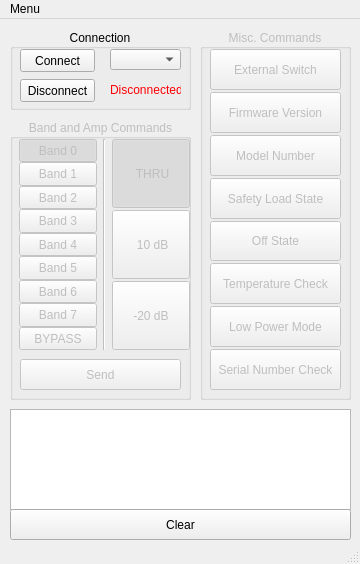
<?xml version="1.0" encoding="UTF-8"?>
<ui version="4.0">
 <class>MainWindow</class>
 <widget class="QMainWindow" name="MainWindow">
  <property name="geometry">
   <rect>
    <x>0</x>
    <y>0</y>
    <width>360</width>
    <height>564</height>
   </rect>
  </property>
  <property name="minimumSize">
   <size>
    <width>360</width>
    <height>564</height>
   </size>
  </property>
  <property name="maximumSize">
   <size>
    <width>360</width>
    <height>564</height>
   </size>
  </property>
  <property name="windowTitle">
   <string>Lexatys Simple Controller</string>
  </property>
  <widget class="QWidget" name="centralwidget">
   <widget class="QGroupBox" name="connection_group">
    <property name="geometry">
     <rect>
      <x>10</x>
      <y>10</y>
      <width>181</width>
      <height>81</height>
     </rect>
    </property>
    <property name="title">
     <string>Connection</string>
    </property>
    <property name="alignment">
     <set>Qt::AlignCenter</set>
    </property>
    <widget class="QPushButton" name="connect_button">
     <property name="geometry">
      <rect>
       <x>10</x>
       <y>20</y>
       <width>75</width>
       <height>23</height>
      </rect>
     </property>
     <property name="text">
      <string>Connect</string>
     </property>
    </widget>
    <widget class="QPushButton" name="disconnect_button">
     <property name="geometry">
      <rect>
       <x>10</x>
       <y>50</y>
       <width>75</width>
       <height>23</height>
      </rect>
     </property>
     <property name="text">
      <string>Disconnect</string>
     </property>
    </widget>
    <widget class="QComboBox" name="com_choice">
     <property name="geometry">
      <rect>
       <x>100</x>
       <y>20</y>
       <width>71</width>
       <height>21</height>
      </rect>
     </property>
    </widget>
    <widget class="QLabel" name="connection_label">
     <property name="geometry">
      <rect>
       <x>100</x>
       <y>50</y>
       <width>71</width>
       <height>21</height>
      </rect>
     </property>
     <property name="styleSheet">
      <string notr="true">color: rgb(255, 0, 4);</string>
     </property>
     <property name="text">
      <string>Disconnected!</string>
     </property>
    </widget>
   </widget>
   <widget class="QGroupBox" name="band_amp_commands">
    <property name="enabled">
     <bool>false</bool>
    </property>
    <property name="geometry">
     <rect>
      <x>10</x>
      <y>100</y>
      <width>181</width>
      <height>281</height>
     </rect>
    </property>
    <property name="title">
     <string>Band and Amp Commands</string>
    </property>
    <property name="alignment">
     <set>Qt::AlignCenter</set>
    </property>
    <widget class="QWidget" name="horizontalLayoutWidget">
     <property name="geometry">
      <rect>
       <x>9</x>
       <y>20</y>
       <width>171</width>
       <height>211</height>
      </rect>
     </property>
     <layout class="QHBoxLayout" name="band_amp_group">
      <item>
       <layout class="QVBoxLayout" name="band_group">
        <property name="spacing">
         <number>0</number>
        </property>
        <item>
         <widget class="QPushButton" name="band_radio_1">
          <property name="sizePolicy">
           <sizepolicy hsizetype="Minimum" vsizetype="Minimum">
            <horstretch>0</horstretch>
            <verstretch>0</verstretch>
           </sizepolicy>
          </property>
          <property name="text">
           <string>Band 0</string>
          </property>
          <property name="checkable">
           <bool>true</bool>
          </property>
          <property name="checked">
           <bool>true</bool>
          </property>
          <attribute name="buttonGroup">
           <string notr="true">Bypass_group</string>
          </attribute>
         </widget>
        </item>
        <item>
         <widget class="QPushButton" name="band_radio_2">
          <property name="sizePolicy">
           <sizepolicy hsizetype="Minimum" vsizetype="Minimum">
            <horstretch>0</horstretch>
            <verstretch>0</verstretch>
           </sizepolicy>
          </property>
          <property name="text">
           <string>Band 1</string>
          </property>
          <property name="checkable">
           <bool>true</bool>
          </property>
          <attribute name="buttonGroup">
           <string notr="true">Bypass_group</string>
          </attribute>
         </widget>
        </item>
        <item>
         <widget class="QPushButton" name="band_radio_3">
          <property name="sizePolicy">
           <sizepolicy hsizetype="Minimum" vsizetype="Minimum">
            <horstretch>0</horstretch>
            <verstretch>0</verstretch>
           </sizepolicy>
          </property>
          <property name="text">
           <string>Band 2</string>
          </property>
          <property name="checkable">
           <bool>true</bool>
          </property>
          <attribute name="buttonGroup">
           <string notr="true">Bypass_group</string>
          </attribute>
         </widget>
        </item>
        <item>
         <widget class="QPushButton" name="band_radio_4">
          <property name="sizePolicy">
           <sizepolicy hsizetype="Minimum" vsizetype="Minimum">
            <horstretch>0</horstretch>
            <verstretch>0</verstretch>
           </sizepolicy>
          </property>
          <property name="text">
           <string>Band 3</string>
          </property>
          <property name="checkable">
           <bool>true</bool>
          </property>
          <attribute name="buttonGroup">
           <string notr="true">Bypass_group</string>
          </attribute>
         </widget>
        </item>
        <item>
         <widget class="QPushButton" name="band_radio_5">
          <property name="sizePolicy">
           <sizepolicy hsizetype="Minimum" vsizetype="Minimum">
            <horstretch>0</horstretch>
            <verstretch>0</verstretch>
           </sizepolicy>
          </property>
          <property name="text">
           <string>Band 4</string>
          </property>
          <property name="checkable">
           <bool>true</bool>
          </property>
          <attribute name="buttonGroup">
           <string notr="true">Bypass_group</string>
          </attribute>
         </widget>
        </item>
        <item>
         <widget class="QPushButton" name="band_radio_6">
          <property name="sizePolicy">
           <sizepolicy hsizetype="Minimum" vsizetype="Minimum">
            <horstretch>0</horstretch>
            <verstretch>0</verstretch>
           </sizepolicy>
          </property>
          <property name="text">
           <string>Band 5</string>
          </property>
          <property name="checkable">
           <bool>true</bool>
          </property>
          <attribute name="buttonGroup">
           <string notr="true">Bypass_group</string>
          </attribute>
         </widget>
        </item>
        <item>
         <widget class="QPushButton" name="band_radio_7">
          <property name="sizePolicy">
           <sizepolicy hsizetype="Minimum" vsizetype="Minimum">
            <horstretch>0</horstretch>
            <verstretch>0</verstretch>
           </sizepolicy>
          </property>
          <property name="text">
           <string>Band 6</string>
          </property>
          <property name="checkable">
           <bool>true</bool>
          </property>
          <attribute name="buttonGroup">
           <string notr="true">Bypass_group</string>
          </attribute>
         </widget>
        </item>
        <item>
         <widget class="QPushButton" name="band_radio_8">
          <property name="sizePolicy">
           <sizepolicy hsizetype="Minimum" vsizetype="Minimum">
            <horstretch>0</horstretch>
            <verstretch>0</verstretch>
           </sizepolicy>
          </property>
          <property name="text">
           <string>Band 7</string>
          </property>
          <property name="checkable">
           <bool>true</bool>
          </property>
          <attribute name="buttonGroup">
           <string notr="true">Bypass_group</string>
          </attribute>
         </widget>
        </item>
        <item>
         <widget class="QPushButton" name="bypass_radio_9">
          <property name="sizePolicy">
           <sizepolicy hsizetype="Minimum" vsizetype="Minimum">
            <horstretch>0</horstretch>
            <verstretch>0</verstretch>
           </sizepolicy>
          </property>
          <property name="text">
           <string>BYPASS</string>
          </property>
          <property name="checkable">
           <bool>true</bool>
          </property>
          <attribute name="buttonGroup">
           <string notr="true">Bypass_group</string>
          </attribute>
         </widget>
        </item>
       </layout>
      </item>
      <item>
       <widget class="Line" name="line">
        <property name="orientation">
         <enum>Qt::Vertical</enum>
        </property>
       </widget>
      </item>
      <item>
       <layout class="QVBoxLayout" name="amp_group">
        <property name="spacing">
         <number>2</number>
        </property>
        <item>
         <widget class="QPushButton" name="amp_radio_1">
          <property name="sizePolicy">
           <sizepolicy hsizetype="Minimum" vsizetype="Minimum">
            <horstretch>0</horstretch>
            <verstretch>0</verstretch>
           </sizepolicy>
          </property>
          <property name="text">
           <string> THRU</string>
          </property>
          <property name="checkable">
           <bool>true</bool>
          </property>
          <property name="checked">
           <bool>true</bool>
          </property>
          <attribute name="buttonGroup">
           <string notr="true">Amp_group</string>
          </attribute>
         </widget>
        </item>
        <item>
         <widget class="QPushButton" name="amp_radio_2">
          <property name="sizePolicy">
           <sizepolicy hsizetype="Minimum" vsizetype="Minimum">
            <horstretch>0</horstretch>
            <verstretch>0</verstretch>
           </sizepolicy>
          </property>
          <property name="text">
           <string> 10 dB</string>
          </property>
          <property name="checkable">
           <bool>true</bool>
          </property>
          <attribute name="buttonGroup">
           <string notr="true">Amp_group</string>
          </attribute>
         </widget>
        </item>
        <item>
         <widget class="QPushButton" name="amp_radio_3">
          <property name="sizePolicy">
           <sizepolicy hsizetype="Minimum" vsizetype="Minimum">
            <horstretch>0</horstretch>
            <verstretch>0</verstretch>
           </sizepolicy>
          </property>
          <property name="text">
           <string>-20 dB</string>
          </property>
          <property name="checkable">
           <bool>true</bool>
          </property>
          <attribute name="buttonGroup">
           <string notr="true">Amp_group</string>
          </attribute>
         </widget>
        </item>
       </layout>
      </item>
     </layout>
    </widget>
    <widget class="QPushButton" name="band_amp_button">
     <property name="geometry">
      <rect>
       <x>10</x>
       <y>240</y>
       <width>161</width>
       <height>31</height>
      </rect>
     </property>
     <property name="text">
      <string>Send</string>
     </property>
     <property name="shortcut">
      <string>Return, Enter</string>
     </property>
    </widget>
   </widget>
   <widget class="QGroupBox" name="misc_group">
    <property name="enabled">
     <bool>false</bool>
    </property>
    <property name="geometry">
     <rect>
      <x>200</x>
      <y>10</y>
      <width>151</width>
      <height>371</height>
     </rect>
    </property>
    <property name="title">
     <string>Misc. Commands</string>
    </property>
    <property name="alignment">
     <set>Qt::AlignCenter</set>
    </property>
    <widget class="QWidget" name="verticalLayoutWidget_3">
     <property name="geometry">
      <rect>
       <x>10</x>
       <y>20</y>
       <width>131</width>
       <height>341</height>
      </rect>
     </property>
     <layout class="QVBoxLayout" name="misc_layout">
      <property name="spacing">
       <number>2</number>
      </property>
      <item>
       <widget class="QPushButton" name="external_button">
        <property name="sizePolicy">
         <sizepolicy hsizetype="Minimum" vsizetype="Minimum">
          <horstretch>0</horstretch>
          <verstretch>0</verstretch>
         </sizepolicy>
        </property>
        <property name="text">
         <string>External Switch</string>
        </property>
       </widget>
      </item>
      <item>
       <widget class="QPushButton" name="firmware_button">
        <property name="sizePolicy">
         <sizepolicy hsizetype="Minimum" vsizetype="Minimum">
          <horstretch>0</horstretch>
          <verstretch>0</verstretch>
         </sizepolicy>
        </property>
        <property name="text">
         <string>Firmware Version</string>
        </property>
       </widget>
      </item>
      <item>
       <widget class="QPushButton" name="model_button">
        <property name="sizePolicy">
         <sizepolicy hsizetype="Minimum" vsizetype="Minimum">
          <horstretch>0</horstretch>
          <verstretch>0</verstretch>
         </sizepolicy>
        </property>
        <property name="text">
         <string>Model Number</string>
        </property>
       </widget>
      </item>
      <item>
       <widget class="QPushButton" name="SLS_button">
        <property name="sizePolicy">
         <sizepolicy hsizetype="Minimum" vsizetype="Minimum">
          <horstretch>0</horstretch>
          <verstretch>0</verstretch>
         </sizepolicy>
        </property>
        <property name="text">
         <string>Safety Load State</string>
        </property>
       </widget>
      </item>
      <item>
       <widget class="QPushButton" name="OffS_button">
        <property name="sizePolicy">
         <sizepolicy hsizetype="Minimum" vsizetype="Minimum">
          <horstretch>0</horstretch>
          <verstretch>0</verstretch>
         </sizepolicy>
        </property>
        <property name="text">
         <string>Off State</string>
        </property>
       </widget>
      </item>
      <item>
       <widget class="QPushButton" name="tem_button">
        <property name="sizePolicy">
         <sizepolicy hsizetype="Minimum" vsizetype="Minimum">
          <horstretch>0</horstretch>
          <verstretch>0</verstretch>
         </sizepolicy>
        </property>
        <property name="text">
         <string>Temperature Check</string>
        </property>
       </widget>
      </item>
      <item>
       <widget class="QPushButton" name="LPM_button">
        <property name="sizePolicy">
         <sizepolicy hsizetype="Minimum" vsizetype="Minimum">
          <horstretch>0</horstretch>
          <verstretch>0</verstretch>
         </sizepolicy>
        </property>
        <property name="text">
         <string>Low Power Mode</string>
        </property>
       </widget>
      </item>
      <item>
       <widget class="QPushButton" name="serial_button">
        <property name="sizePolicy">
         <sizepolicy hsizetype="Minimum" vsizetype="Minimum">
          <horstretch>0</horstretch>
          <verstretch>0</verstretch>
         </sizepolicy>
        </property>
        <property name="text">
         <string>Serial Number Check</string>
        </property>
       </widget>
      </item>
     </layout>
    </widget>
   </widget>
   <widget class="QPlainTextEdit" name="command_output">
    <property name="geometry">
     <rect>
      <x>10</x>
      <y>390</y>
      <width>341</width>
      <height>101</height>
     </rect>
    </property>
    <property name="font">
     <font>
      <family>Times New Roman</family>
      <pointsize>10</pointsize>
     </font>
    </property>
    <property name="readOnly">
     <bool>true</bool>
    </property>
   </widget>
   <widget class="QPushButton" name="clear_button">
    <property name="geometry">
     <rect>
      <x>10</x>
      <y>490</y>
      <width>341</width>
      <height>31</height>
     </rect>
    </property>
    <property name="sizePolicy">
     <sizepolicy hsizetype="Minimum" vsizetype="Minimum">
      <horstretch>0</horstretch>
      <verstretch>0</verstretch>
     </sizepolicy>
    </property>
    <property name="text">
     <string>Clear</string>
    </property>
   </widget>
  </widget>
  <widget class="QMenuBar" name="menubar">
   <property name="geometry">
    <rect>
     <x>0</x>
     <y>0</y>
     <width>360</width>
     <height>21</height>
    </rect>
   </property>
   <widget class="QMenu" name="menuMenu">
    <property name="title">
     <string>Menu</string>
    </property>
    <addaction name="actionRefresh_COM_Ports"/>
    <addaction name="separator"/>
    <addaction name="actionQuit"/>
   </widget>
   <addaction name="menuMenu"/>
  </widget>
  <widget class="QStatusBar" name="statusbar"/>
  <action name="actionAdvanced_Mode">
   <property name="checkable">
    <bool>true</bool>
   </property>
   <property name="checked">
    <bool>false</bool>
   </property>
   <property name="text">
    <string>Advanced Mode</string>
   </property>
  </action>
  <action name="actionQuit">
   <property name="text">
    <string>Quit</string>
   </property>
  </action>
  <action name="actionRefresh_COM_Ports">
   <property name="text">
    <string>Refresh COM Ports</string>
   </property>
   <property name="shortcut">
    <string>Ctrl+R</string>
   </property>
  </action>
 </widget>
 <resources/>
 <connections>
  <connection>
   <sender>clear_button</sender>
   <signal>clicked()</signal>
   <receiver>command_output</receiver>
   <slot>clear()</slot>
   <hints>
    <hint type="sourcelabel">
     <x>310</x>
     <y>387</y>
    </hint>
    <hint type="destinationlabel">
     <x>180</x>
     <y>346</y>
    </hint>
   </hints>
  </connection>
  <connection>
   <sender>actionQuit</sender>
   <signal>triggered()</signal>
   <receiver>MainWindow</receiver>
   <slot>close()</slot>
   <hints>
    <hint type="sourcelabel">
     <x>-1</x>
     <y>-1</y>
    </hint>
    <hint type="destinationlabel">
     <x>179</x>
     <y>281</y>
    </hint>
   </hints>
  </connection>
 </connections>
 <buttongroups>
  <buttongroup name="Bypass_group"/>
  <buttongroup name="Amp_group"/>
 </buttongroups>
</ui>
